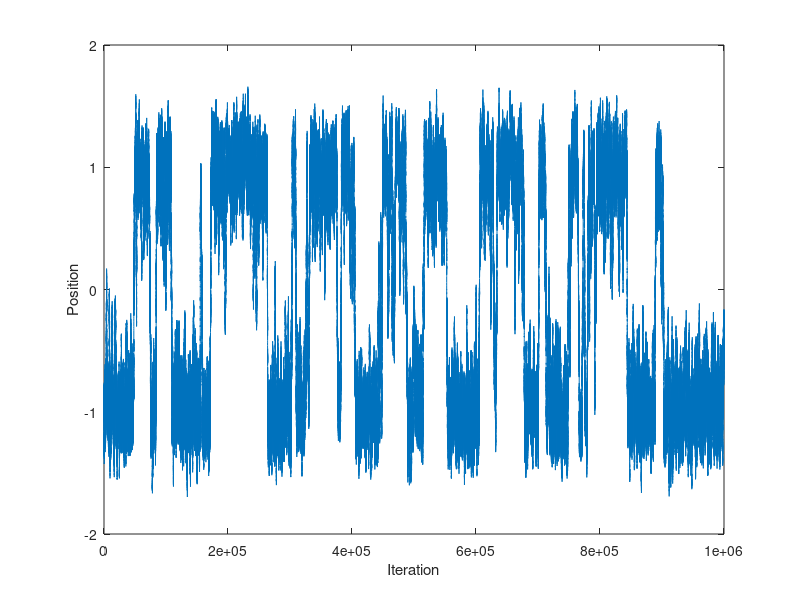
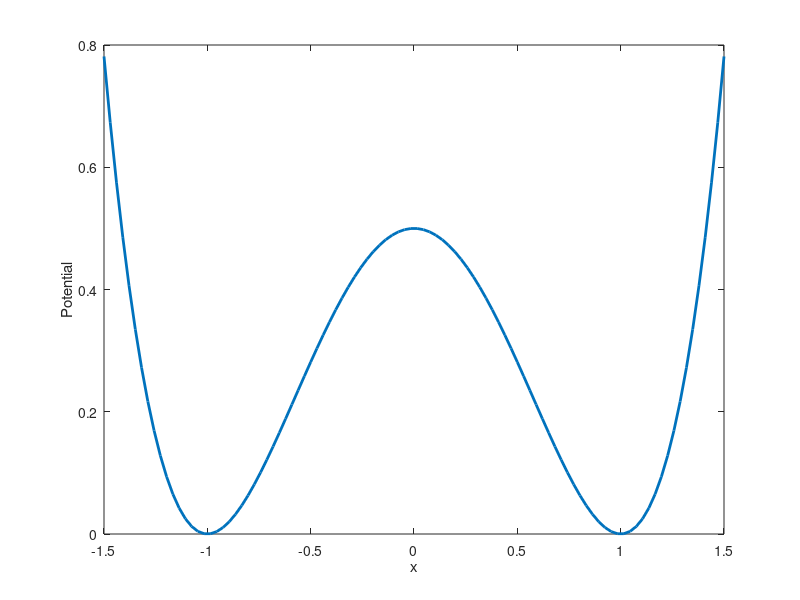
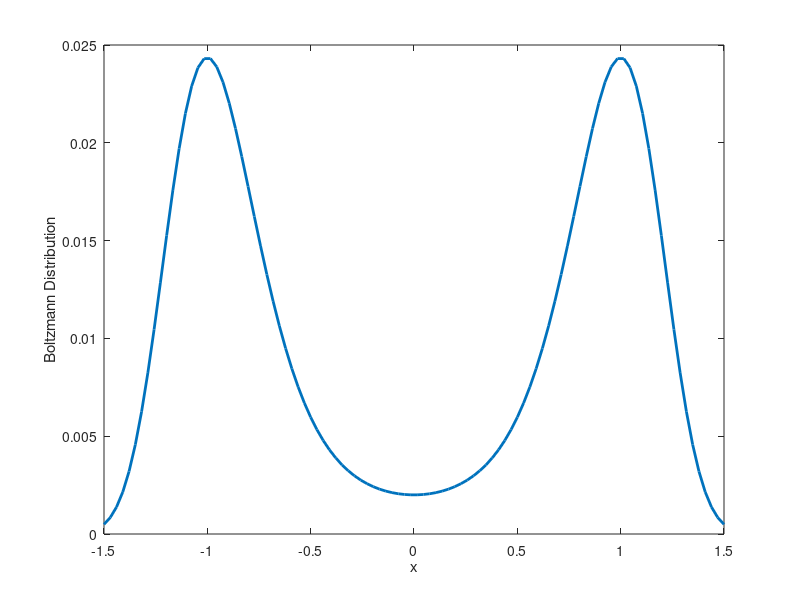

MATLAB code for these plots, in order:
% Skipt zur Simulation mit Metadynamics mit Girsanov
% To do;
% Sampling and Reweigting
% Proof of Novikov condition
% How to put the dVBias maybe there is a clever way
%  

%prevS = rng(0,'v5normal'); % use legacy generator, save previous settings
%rng(1,'twister')                 % restore the previous settings


% %Range
x=linspace(-1.5,1.5);
%e.g. 
% poth =@(y) 8.*y.^4-44/3.*y.^3 + 2.*y.^2 +11/3.*y+1;
% dpoth =@(y) 32.*y.^3-44.*y.^2+4.*y.^2+11/3;
% pot = poth(x);
% dpot= dpoth(x);
% Xzero=-0.25;

poth =@(y)  1/2.*(y.^2-1).^2;
dpoth =@(y) 2.*y.*(y.^2-1);
pot = poth(x);
dpot= dpoth(x);
Xzero=-1;

beta=5;
Tl=1000000;
dt=1/1000;

Xtemp=zeros(1,1000);
Xtemp(1)=Xzero; 
 
 for i=1:Tl
        dBt=sqrt(2*dt/beta)*randn;
        Xtemp(i+1) = Xtemp(i) - (dpoth(Xtemp(i)))*dt + dBt;
 end

 figure(1)
 plot(1:Tl,Xtemp(1:Tl));
 xlabel('Iteration')
 ylabel('Position')
 
 figure(2)
 plot(x,poth(x),'LineWidth',2)
 xlabel('x')
 ylabel('Potential')
 
 figure(3)
 plot(x,exp(-beta*poth(x))/sum(exp(-beta*poth(x))),'LineWidth',2)
 xlabel('x')
 ylabel('Boltzmann Distribution')
 

